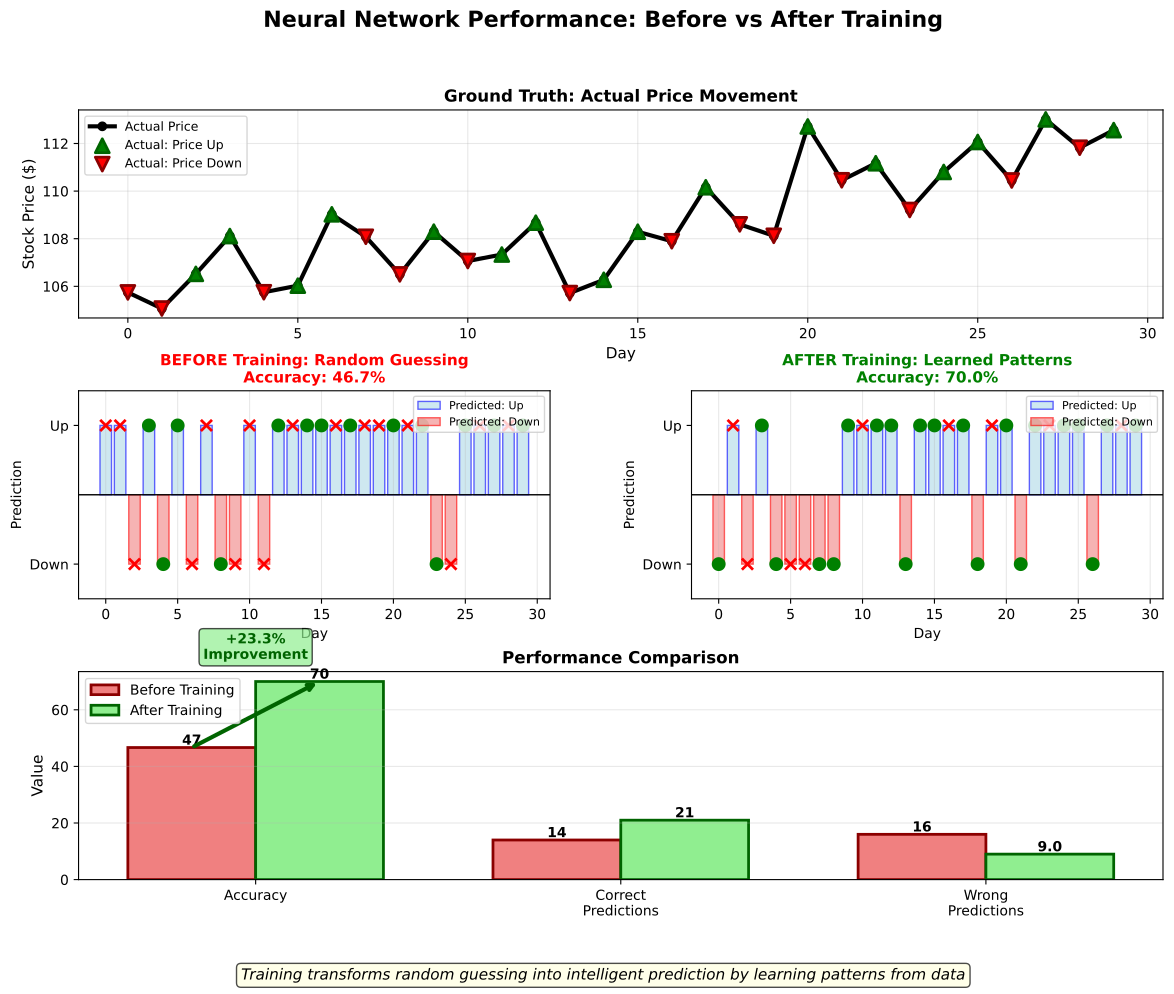

The script that saved this image:
# ==============================================================================
# Chart: Prediction Results
# Source: https://github.com/Digital-AI-Finance/neural-networks/tree/main/10_prediction_results/
# Author: Digital-AI-Finance
# License: MIT License
# Created: 2025-11-23
# ==============================================================================

"""
Prediction Results

Neural network visualization chart

Source: https://github.com/Digital-AI-Finance/neural-networks/tree/main/10_prediction_results/
"""

CHART_METADATA = {
    'name': 'Prediction Results',
    'url': 'https://github.com/QuantLet/neural-networks-introduction/tree/main/10_prediction_results',
    'author': 'Digital-AI-Finance',
    'license': 'MIT License',
    'created': '2025-11-23',
    'description': 'Neural network visualization chart'
}

import matplotlib.pyplot as plt
import numpy as np

# Set up the figure
fig = plt.figure(figsize=(14, 10))
gs = fig.add_gridspec(3, 2, hspace=0.35, wspace=0.3)

fig.suptitle('Neural Network Performance: Before vs After Training', fontsize=16, fontweight='bold')

# Generate synthetic data
np.random.seed(42)
days_test = 30
dates = np.arange(days_test)

# Actual prices
base_price = 105
trend = np.linspace(0, 8, days_test)
noise = np.random.randn(days_test) * 1.5
actual_price = base_price + trend + noise

# Actual direction (1 = up, 0 = down)
price_change = np.diff(actual_price, prepend=actual_price[0])
actual_direction = (price_change > 0).astype(int)

# BEFORE TRAINING: Random predictions (basically coin flip)
before_predictions = np.random.choice([0, 1], size=days_test)
before_accuracy = np.mean(before_predictions == actual_direction)

# AFTER TRAINING: Much better predictions (70% accuracy)
# Copy actual with some random errors
after_predictions = actual_direction.copy()
# Introduce 30% errors
error_indices = np.random.choice(days_test, size=int(days_test * 0.3), replace=False)
after_predictions[error_indices] = 1 - after_predictions[error_indices]
after_accuracy = np.mean(after_predictions == actual_direction)

# TOP ROW: Actual Prices
ax_actual = fig.add_subplot(gs[0, :])
ax_actual.plot(dates, actual_price, 'k-', linewidth=3, label='Actual Price', marker='o')
ax_actual.scatter(dates[actual_direction == 1], actual_price[actual_direction == 1],
                 color='green', s=100, marker='^', edgecolors='darkgreen', linewidth=2,
                 label='Actual: Price Up', zorder=5)
ax_actual.scatter(dates[actual_direction == 0], actual_price[actual_direction == 0],
                 color='red', s=100, marker='v', edgecolors='darkred', linewidth=2,
                 label='Actual: Price Down', zorder=5)
ax_actual.set_xlabel('Day', fontsize=11)
ax_actual.set_ylabel('Stock Price ($)', fontsize=11)
ax_actual.set_title('Ground Truth: Actual Price Movement', fontsize=12, fontweight='bold')
ax_actual.legend(loc='upper left', fontsize=9)
ax_actual.grid(True, alpha=0.3)

# MIDDLE LEFT: Before Training
ax_before = fig.add_subplot(gs[1, 0])
# Show prediction accuracy
correct_before = (before_predictions == actual_direction)
x_pos = np.arange(days_test)

colors_before = ['green' if c else 'red' for c in correct_before]
ax_before.bar(x_pos[before_predictions == 1], np.ones(np.sum(before_predictions == 1)),
             color='lightblue', alpha=0.6, label='Predicted: Up', edgecolor='blue')
ax_before.bar(x_pos[before_predictions == 0], -np.ones(np.sum(before_predictions == 0)),
             color='lightcoral', alpha=0.6, label='Predicted: Down', edgecolor='red')

# Mark correct vs incorrect
for i, (pred, actual, correct) in enumerate(zip(before_predictions, actual_direction, correct_before)):
    marker = 'o' if correct else 'x'
    color = 'green' if correct else 'red'
    y_pos = 1 if pred == 1 else -1
    ax_before.plot(i, y_pos, marker, color=color, markersize=8, markeredgewidth=2)

ax_before.axhline(y=0, color='black', linewidth=1)
ax_before.set_xlabel('Day', fontsize=10)
ax_before.set_ylabel('Prediction', fontsize=10)
ax_before.set_title(f'BEFORE Training: Random Guessing\nAccuracy: {before_accuracy:.1%}',
                   fontsize=11, fontweight='bold', color='red')
ax_before.set_ylim([-1.5, 1.5])
ax_before.set_yticks([-1, 1])
ax_before.set_yticklabels(['Down', 'Up'])
ax_before.legend(loc='upper right', fontsize=8)
ax_before.grid(True, alpha=0.3, axis='x')

# MIDDLE RIGHT: After Training
ax_after = fig.add_subplot(gs[1, 1])
correct_after = (after_predictions == actual_direction)

colors_after = ['green' if c else 'red' for c in correct_after]
ax_after.bar(x_pos[after_predictions == 1], np.ones(np.sum(after_predictions == 1)),
            color='lightblue', alpha=0.6, label='Predicted: Up', edgecolor='blue')
ax_after.bar(x_pos[after_predictions == 0], -np.ones(np.sum(after_predictions == 0)),
            color='lightcoral', alpha=0.6, label='Predicted: Down', edgecolor='red')

# Mark correct vs incorrect
for i, (pred, actual, correct) in enumerate(zip(after_predictions, actual_direction, correct_after)):
    marker = 'o' if correct else 'x'
    color = 'green' if correct else 'red'
    y_pos = 1 if pred == 1 else -1
    ax_after.plot(i, y_pos, marker, color=color, markersize=8, markeredgewidth=2)

ax_after.axhline(y=0, color='black', linewidth=1)
ax_after.set_xlabel('Day', fontsize=10)
ax_after.set_ylabel('Prediction', fontsize=10)
ax_after.set_title(f'AFTER Training: Learned Patterns\nAccuracy: {after_accuracy:.1%}',
                  fontsize=11, fontweight='bold', color='green')
ax_after.set_ylim([-1.5, 1.5])
ax_after.set_yticks([-1, 1])
ax_after.set_yticklabels(['Down', 'Up'])
ax_after.legend(loc='upper right', fontsize=8)
ax_after.grid(True, alpha=0.3, axis='x')

# BOTTOM: Comparison Metrics
ax_metrics = fig.add_subplot(gs[2, :])

# Create a bar chart comparing metrics
metrics = ['Accuracy', 'Correct\nPredictions', 'Wrong\nPredictions']
before_values = [before_accuracy * 100,
                np.sum(correct_before),
                np.sum(~correct_before)]
after_values = [after_accuracy * 100,
               np.sum(correct_after),
               np.sum(~correct_after)]

x = np.arange(len(metrics))
width = 0.35

bars1 = ax_metrics.bar(x - width/2, before_values, width, label='Before Training',
                       color='lightcoral', edgecolor='darkred', linewidth=2)
bars2 = ax_metrics.bar(x + width/2, after_values, width, label='After Training',
                       color='lightgreen', edgecolor='darkgreen', linewidth=2)

# Add value labels on bars
for bars in [bars1, bars2]:
    for bar in bars:
        height = bar.get_height()
        ax_metrics.text(bar.get_x() + bar.get_width()/2., height,
                       f'{height:.0f}' if height > 10 else f'{height:.1f}',
                       ha='center', va='bottom', fontsize=10, fontweight='bold')

ax_metrics.set_ylabel('Value', fontsize=11)
ax_metrics.set_title('Performance Comparison', fontsize=12, fontweight='bold')
ax_metrics.set_xticks(x)
ax_metrics.set_xticklabels(metrics, fontsize=10)
ax_metrics.legend(fontsize=10, loc='upper left')
ax_metrics.grid(True, alpha=0.3, axis='y')

# Add improvement annotation
improvement = after_accuracy - before_accuracy
arrow_y = max(before_values[0], after_values[0]) + 5
ax_metrics.annotate('', xy=(0 + width/2, after_values[0]), xytext=(0 - width/2, before_values[0]),
                   arrowprops=dict(arrowstyle='->', lw=3, color='darkgreen'))
ax_metrics.text(0, arrow_y + 3, f'+{improvement:.1%}\nImprovement', ha='center', fontsize=10,
               fontweight='bold', color='darkgreen',
               bbox=dict(boxstyle='round', facecolor='lightgreen', alpha=0.7))

# Add conclusion
conclusion = 'Training transforms random guessing into intelligent prediction by learning patterns from data'
fig.text(0.5, 0.01, conclusion, ha='center', fontsize=11, style='italic',
        bbox=dict(boxstyle='round', facecolor='lightyellow', alpha=0.7))
plt.savefig('prediction_results.pdf', bbox_inches='tight', dpi=300)
print("Chart saved: prediction_results.pdf")

# Source: https://github.com/Digital-AI-Finance/neural-networks/tree/main/10_prediction_results/
